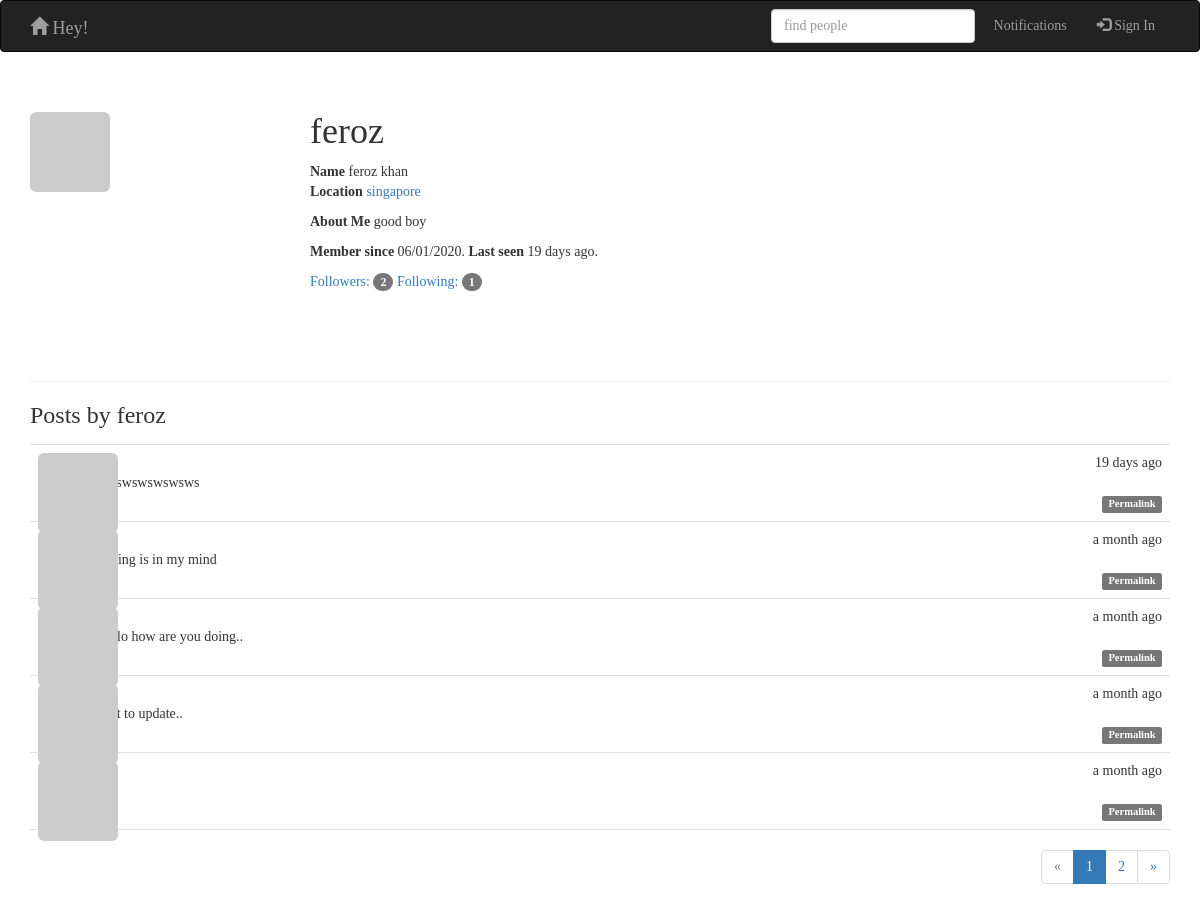
Page /user/feroz on the committed database.
### app/models.py (models this page shows, shortened)
class User(UserMixin,db.Model):
    __tablename__ = 'users'
    id = db.Column(db.Integer, primary_key=True)
    email = db.Column(db.String(64), unique=True, index=True)
    username = db.Column(db.String(64), unique=True, index=True)
    password_hash = db.Column(db.String(128))
    role_id = db.Column(db.Integer, db.ForeignKey('roles.id'))
    name = db.Column(db.String(64))
    location = db.Column(db.String(64))
    about_me = db.Column(db.Text())
    member_since = db.Column(db.DateTime(),default=datetime.utcnow)
    last_seen = db.Column(db.DateTime(),default=datetime.utcnow)
    avatar_hash = db.Column(db.String(32))
    posts = db.relationship('Post', backref='author', lazy='dynamic')
    followed = db.relationship('Follow',backref=db.backref('follower',lazy = 'joined'),lazy='dynamic',cascade='all,delete-orphan',foreign_keys=[Follow.follower_id])
    followers = db.relationship('Follow', backref=db.backref('followed', lazy='joined'), lazy='dynamic',
                               cascade='all,delete-orphan', foreign_keys=[Follow.followed_id])
    def gravatar(self, size=100, default='identicon', rating='g'):
        if request.is_secure:
            url = 'https://secure.gravatar.com/avatar'
        else:
            url = 'http://www.gravatar.com/avatar'
        hash = self.avatar_hash or hashlib.md5(self.email.encode('utf-8')).hexdigest()
        return '{url}/{hash}?s={size}&d={default}&r={rating}'.format(
            url=url, hash=hash, size=size, default=default, rating=rating)
    @property
    def password(self):
        raise AttributeError('password is not a readable attribute')

class Post(db.Model):
    __tablename__ = 'posts'
    id = db.Column(db.Integer, primary_key=True)
    body = db.Column(db.Text)
    timestamp = db.Column(db.DateTime, index=True, default=datetime.utcnow)
    author_id = db.Column(db.Integer, db.ForeignKey('users.id'))

### app/main/hello.py (the view)
@main.route('/user/<username>')
def user(username):
    user = User.query.filter_by(username=username).first()
    if user is None:
        return render_template('404.html'), 404
    page = request.args.get('page', 1, type=int)
    pagination = user.posts.order_by(Post.timestamp.desc()).paginate(
        page, per_page=current_app.config['FLASKY_POSTS_PER_PAGE'],
        error_out=False)
    posts = pagination.items
    return render_template('user.html', user=user, posts = posts, pagination = pagination)

### app/auth/views.py (called while the page is built)
@auth.before_app_request
def before_request():
    if current_user.is_authenticated:
        current_user.ping()

### app/main/__init__.py (called while the page is built)
@main.app_context_processor
def inject_permissions():
    return dict(Permission=models.Permission)

### app/models.py (called while the page is built)
    def can(self, permissions):
        return False

    def is_administrator(self):
        return False

### app/templates/user.html (shortened to what this page needs)
{% extends "base.html" %}
{% import "_macros.html" as macros %}
{% block page_content %}
<div class="page-header">
    <img class="img-rounded profile-thumbnail" src="{{ user.gravatar(size=256) }}">
    <div class="profile-header">
       <h1> {{ user.username }}</h1>
        {% if user.name or user.location %}
        <p>
            {% if user.name %} <b>Name</b> {{ user.name }} <br>{% endif %}
            {% if user.location %}
            <b>Location</b> <a href="http://maps.google.com/?q={{ user.location }}">{{ user.location }}</a><br>
            {% endif %}
        </p>
        {% endif %}
        {% if user.about_me %}<p> <b>About Me</b> {{ user.about_me }}</p>{% endif %}
        <p> <b>Member since</b> {{ moment(user.member_since).format('L') }}. <b>Last seen</b> {{ moment(user.last_seen).fromNow() }}. </p>
        <a href="{{ url_for('.followers', username=user.username) }}">
            Followers: <span class="badge">{{ user.followers.count() -1 }}</span>
        </a>
        <a href="{{ url_for('.followed', username=user.username) }}">
            Following: <span class="badge">{{ user.followed.count() -1 }}</span>
        </a>
    </div>
</div>
<h3>Posts by {{ user.username }}</h3>
{% include 'post.html' %}
<div class="pagination">
    {{ macros.pagination_widget(pagination, '.user', username=user.username) }}
</div>
{% endblock %}

### app/templates/post.html (shortened to what this page needs)
<ul class="posts">
    {% for post in posts %}
    <li class="post">
        <div class="post-thumbnail">
            <a href="{{ url_for('.user', username=post.author.username) }}">
                <img class="img-rounded profile-thumbnail" src="{{ post.author.gravatar(size=40) }}">
            </a>
        </div>
        <div class="post-content">
            <div class="post-date">{{ moment(post.timestamp).fromNow() }}</div>
            <div class="post-author"><a href="{{ url_for('.user', username=post.author.username) }}">{{ post.author.username }}</a></div>
            <div class="post-body">
                {% if post.body_html %}
                    {{ post.body_html | safe }}
                {% else %}
                    {{ post.body }}
                {% endif %}
            </div>
            <div class="post-footer">
                <a href="{{ url_for('.post', id=post.id) }}"><span class="label label-default">Permalink</span></a>
            </div>
        </div>
    </li>
    {% endfor %}
</ul>

### app/static/styles.css (style rules this page uses)
.profile-thumbnail { position: absolute; }
* { font-family:Verdana; }
.profile-header { min-height: 260px; margin-left: 280px; }
ul.posts { list-style-type: none; padding: 0px; margin: 16px 0px 0px 0px; border-top: 1px solid #e0e0e0; }
ul.posts li.post { padding: 8px; border-bottom: 1px solid #e0e0e0; }
div.post-date { float: right; }
div.post-author { font-weight: bold; }
div.post-thumbnail { position: absolute; }
div.post-content { margin-left: 48px; min-height: 48px; }
div.post-footer { text-align: right; }
div.pagination { width: 100%; text-align: right; padding: 0px; margin: 0px; }

### rows in the picture
User: username "feroz", name "feroz khan", location "singapore", about_me "good boy", member_since "06/01/2020", last_seen "19 days ago"
Post: timestamp "19 days ago", body "wwwswswswswsws"
Post: timestamp "a month ago", body "#nothing is in my mind"
Post: timestamp "a month ago", body "##hello how are you doing.."
Post: timestamp "a month ago", body "i want to update.."
Post: timestamp "a month ago"

### other values in the picture
{{ user.followers.count() -1 }} "2"
{{ user.followed.count() -1 }} "1"
{{ p }} "1"
{{ p }} "2"
